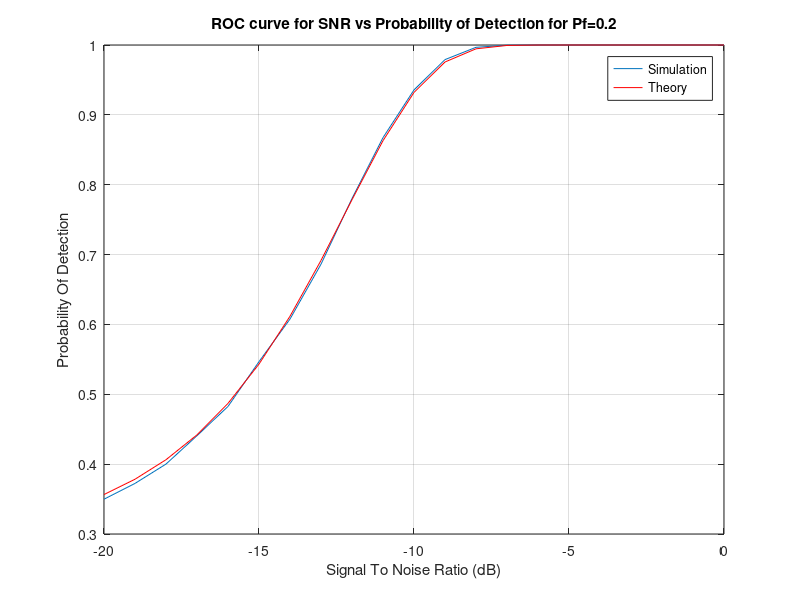

Write the MATLAB code that produced this figure.
%%

clc
close all
clear all
L = 1000;

snr_dB=-20:1:0;
snr= 10.^(snr_dB./10);

for i=1:length(snr_dB)
    Detect=0;
    Pf=0.2;
     for kk=1:10000 % Number of Monte Carlo Simulations
        
        %-----AWGN noise with mean 0 and variance 1-----%
        Noise = randn(1,L); 
        %-----Real valued Gaussian Primary User Signal------% 
        Signal = sqrt(snr(i)).*randn(1,L); 
        Recv_Sig = Signal + Noise; % Received signal at SU
        Energy = abs(Recv_Sig).^2; % Energy of received signal over N samples
        
        %-----Computation of Test statistic for energy detection-----%
        Test_Statistic =(1/L).*sum(Energy);
        
        %-----Theoretical value of Threshold-----%
        Threshold = (qfuncinv(Pf)./sqrt(L))+ 1;
        
        if(Test_Statistic >= Threshold)  % Check whether the received energy is greater than threshold, if so,(Probability of detection) counter by 1
           Detect = Detect+1;
        end
end
        Pd(i) = Detect/kk;
        Pm(i)=1-Pd(i)
        Pd_the(i) = qfunc(((Threshold - (snr(i) + 1)).*sqrt(L))./(sqrt(2).*(snr(i) + 1)));
        Pm_the(i)=1-Pd_the(i)

   
end
 plot(snr_dB,Pd);
 hold on
 plot(snr_dB,Pd_the,'r');
 grid on
 title('ROC curve for SNR vs Probability of Detection for Pf=0.2')
 xlabel('Signal To Noise Ratio (dB)');
 ylabel('Probability Of Detection');
 legend('Simulation','Theory');
 